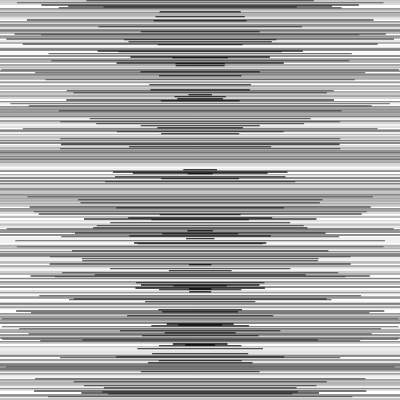
Frame 1 (no input)
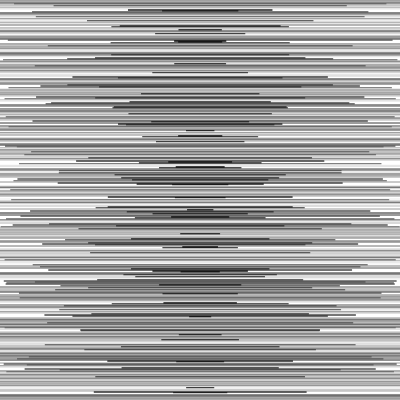
Frame 60 (no input)
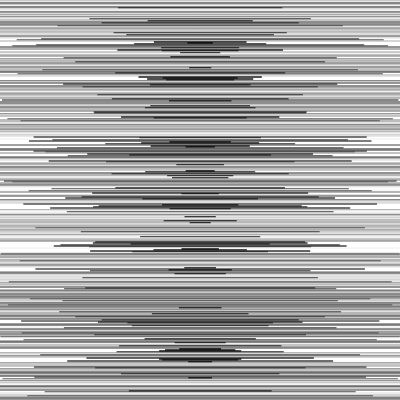
Frame 120 (the mouse pressed at the canvas centre since frame 60)

The p5.js sketch that drew these frames (run headless with seeded random() and noise() and a simulated clock; from frame 60 on, the mouse is pressed at the canvas centre):

// p5.js sketch
// ── sketch.js
function setup() {
    createCanvas(400, 400);
    
    
}


function draw() {
    background(255);
    for (let i = 0; i < 400; i++) {
        let r = random(50);
        stroke(r * 5);
        //line(0,i,200 + r,i);
        ellipse(200, i,20 + r*20, 0);
    }
}
